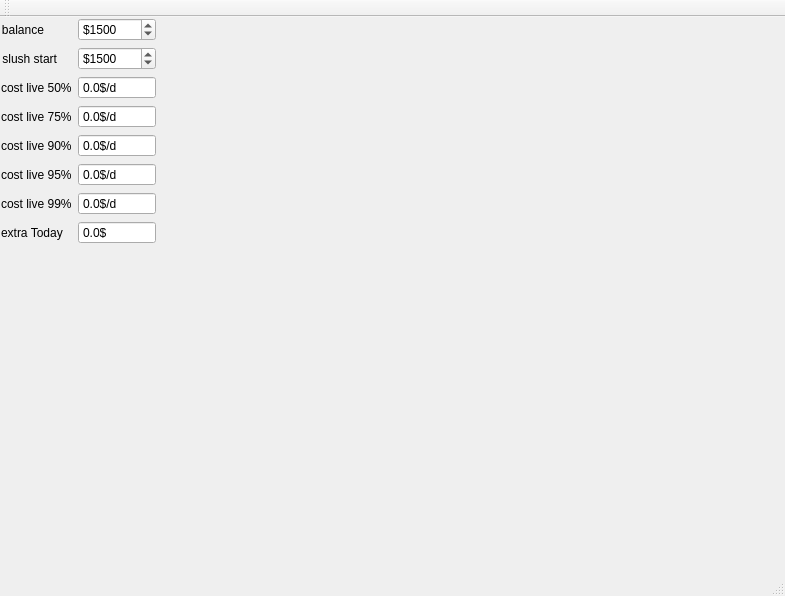
<?xml version="1.0" encoding="UTF-8"?>
<ui version="4.0">
 <class>MainWindow</class>
 <widget class="QMainWindow" name="MainWindow">
  <property name="geometry">
   <rect>
    <x>0</x>
    <y>0</y>
    <width>785</width>
    <height>596</height>
   </rect>
  </property>
  <property name="windowTitle">
   <string>MainWindow</string>
  </property>
  <widget class="QWidget" name="centralWidget">
   <layout class="QHBoxLayout" name="mainLayout" stretch="0,1">
    <property name="spacing">
     <number>1</number>
    </property>
    <property name="leftMargin">
     <number>1</number>
    </property>
    <property name="topMargin">
     <number>1</number>
    </property>
    <property name="rightMargin">
     <number>1</number>
    </property>
    <property name="bottomMargin">
     <number>1</number>
    </property>
    <item>
     <layout class="QHBoxLayout" name="horizontalLayout">
      <property name="spacing">
       <number>0</number>
      </property>
      <item>
       <layout class="QFormLayout" name="formLayout">
        <property name="fieldGrowthPolicy">
         <enum>QFormLayout::AllNonFixedFieldsGrow</enum>
        </property>
        <item row="0" column="0">
         <widget class="QLabel" name="label">
          <property name="text">
           <string>balance</string>
          </property>
          <property name="alignment">
           <set>Qt::AlignRight|Qt::AlignTrailing|Qt::AlignVCenter</set>
          </property>
         </widget>
        </item>
        <item row="0" column="1">
         <widget class="QSpinBox" name="spinBox">
          <property name="prefix">
           <string>$</string>
          </property>
          <property name="minimum">
           <number>-100000</number>
          </property>
          <property name="maximum">
           <number>1000000</number>
          </property>
          <property name="singleStep">
           <number>10</number>
          </property>
          <property name="value">
           <number>1500</number>
          </property>
         </widget>
        </item>
        <item row="1" column="0">
         <widget class="QLabel" name="label_2">
          <property name="text">
           <string>slush start</string>
          </property>
          <property name="alignment">
           <set>Qt::AlignRight|Qt::AlignTrailing|Qt::AlignVCenter</set>
          </property>
         </widget>
        </item>
        <item row="1" column="1">
         <widget class="QSpinBox" name="spinSlushThresh">
          <property name="prefix">
           <string>$</string>
          </property>
          <property name="minimum">
           <number>-100000</number>
          </property>
          <property name="maximum">
           <number>1000000</number>
          </property>
          <property name="singleStep">
           <number>10</number>
          </property>
          <property name="value">
           <number>1500</number>
          </property>
         </widget>
        </item>
        <item row="2" column="0">
         <widget class="QLabel" name="costLive50Label">
          <property name="text">
           <string>cost live 50%</string>
          </property>
         </widget>
        </item>
        <item row="2" column="1">
         <widget class="QDoubleSpinBox" name="costLive50SpinBox">
          <property name="readOnly">
           <bool>false</bool>
          </property>
          <property name="buttonSymbols">
           <enum>QAbstractSpinBox::NoButtons</enum>
          </property>
          <property name="prefix">
           <string/>
          </property>
          <property name="suffix">
           <string>$/d</string>
          </property>
          <property name="decimals">
           <number>1</number>
          </property>
          <property name="minimum">
           <double>-9999.000000000000000</double>
          </property>
          <property name="maximum">
           <double>9999.000000000000000</double>
          </property>
         </widget>
        </item>
        <item row="3" column="0">
         <widget class="QLabel" name="costLive75Label">
          <property name="text">
           <string>cost live 75%</string>
          </property>
         </widget>
        </item>
        <item row="3" column="1">
         <widget class="QDoubleSpinBox" name="costLive75SpinBox">
          <property name="readOnly">
           <bool>false</bool>
          </property>
          <property name="buttonSymbols">
           <enum>QAbstractSpinBox::NoButtons</enum>
          </property>
          <property name="prefix">
           <string/>
          </property>
          <property name="suffix">
           <string>$/d</string>
          </property>
          <property name="decimals">
           <number>1</number>
          </property>
          <property name="minimum">
           <double>-9999.000000000000000</double>
          </property>
          <property name="maximum">
           <double>9999.000000000000000</double>
          </property>
         </widget>
        </item>
        <item row="4" column="0">
         <widget class="QLabel" name="costLive90Label">
          <property name="text">
           <string>cost live 90%</string>
          </property>
         </widget>
        </item>
        <item row="4" column="1">
         <widget class="QDoubleSpinBox" name="costLive90SpinBox">
          <property name="readOnly">
           <bool>false</bool>
          </property>
          <property name="buttonSymbols">
           <enum>QAbstractSpinBox::NoButtons</enum>
          </property>
          <property name="prefix">
           <string/>
          </property>
          <property name="suffix">
           <string>$/d</string>
          </property>
          <property name="decimals">
           <number>1</number>
          </property>
          <property name="minimum">
           <double>-9999.000000000000000</double>
          </property>
          <property name="maximum">
           <double>9999.000000000000000</double>
          </property>
         </widget>
        </item>
        <item row="5" column="0">
         <widget class="QLabel" name="costLive95Label">
          <property name="text">
           <string>cost live 95%</string>
          </property>
         </widget>
        </item>
        <item row="5" column="1">
         <widget class="QDoubleSpinBox" name="costLive95SpinBox">
          <property name="readOnly">
           <bool>false</bool>
          </property>
          <property name="buttonSymbols">
           <enum>QAbstractSpinBox::NoButtons</enum>
          </property>
          <property name="prefix">
           <string/>
          </property>
          <property name="suffix">
           <string>$/d</string>
          </property>
          <property name="decimals">
           <number>1</number>
          </property>
          <property name="minimum">
           <double>-9999.000000000000000</double>
          </property>
          <property name="maximum">
           <double>9999.000000000000000</double>
          </property>
         </widget>
        </item>
        <item row="6" column="0">
         <widget class="QLabel" name="costLive99Label">
          <property name="text">
           <string>cost live 99%</string>
          </property>
         </widget>
        </item>
        <item row="6" column="1">
         <widget class="QDoubleSpinBox" name="costLive99SpinBox">
          <property name="readOnly">
           <bool>false</bool>
          </property>
          <property name="buttonSymbols">
           <enum>QAbstractSpinBox::NoButtons</enum>
          </property>
          <property name="prefix">
           <string/>
          </property>
          <property name="suffix">
           <string>$/d</string>
          </property>
          <property name="decimals">
           <number>1</number>
          </property>
          <property name="minimum">
           <double>-9999.000000000000000</double>
          </property>
          <property name="maximum">
           <double>9999.000000000000000</double>
          </property>
         </widget>
        </item>
        <item row="7" column="1">
         <widget class="QDoubleSpinBox" name="extraTodaySpinBox">
          <property name="readOnly">
           <bool>false</bool>
          </property>
          <property name="buttonSymbols">
           <enum>QAbstractSpinBox::NoButtons</enum>
          </property>
          <property name="prefix">
           <string/>
          </property>
          <property name="suffix">
           <string>$</string>
          </property>
          <property name="decimals">
           <number>1</number>
          </property>
          <property name="minimum">
           <double>-9999.000000000000000</double>
          </property>
          <property name="maximum">
           <double>9999.000000000000000</double>
          </property>
         </widget>
        </item>
        <item row="7" column="0">
         <widget class="QLabel" name="costLive99Label_2">
          <property name="text">
           <string>extra Today</string>
          </property>
         </widget>
        </item>
       </layout>
      </item>
     </layout>
    </item>
    <item>
     <widget class="QCustomPlot" name="plot" native="true">
      <property name="focusPolicy">
       <enum>Qt::StrongFocus</enum>
      </property>
     </widget>
    </item>
   </layout>
  </widget>
  <widget class="QMenuBar" name="menuBar">
   <property name="geometry">
    <rect>
     <x>0</x>
     <y>0</y>
     <width>785</width>
     <height>21</height>
    </rect>
   </property>
  </widget>
  <widget class="QToolBar" name="mainToolBar">
   <attribute name="toolBarArea">
    <enum>TopToolBarArea</enum>
   </attribute>
   <attribute name="toolBarBreak">
    <bool>false</bool>
   </attribute>
  </widget>
  <widget class="QStatusBar" name="statusBar"/>
 </widget>
 <layoutdefault spacing="6" margin="11"/>
 <customwidgets>
  <customwidget>
   <class>QCustomPlot</class>
   <extends>QWidget</extends>
   <header>qcustomplot.h</header>
   <container>1</container>
  </customwidget>
 </customwidgets>
 <resources/>
 <connections/>
</ui>
